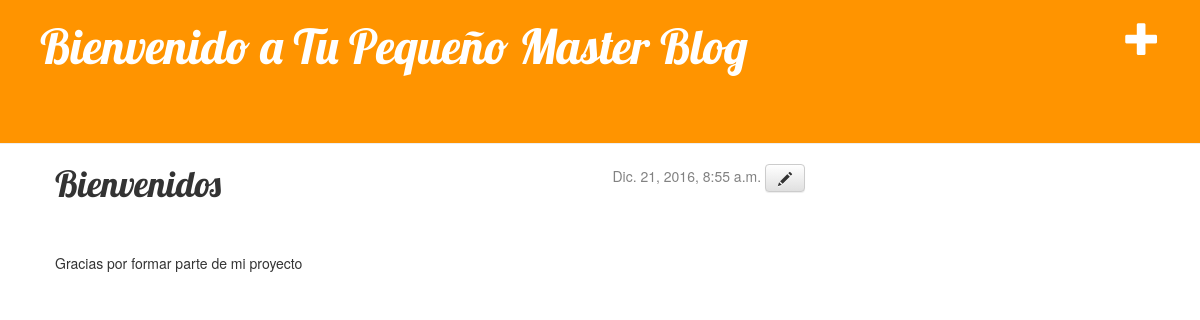
The app's page /post/1/ with its own data.
### blog/models.py (models this page shows, shortened)
class Post(models.Model):
        author = models.ForeignKey('auth.User')
        title = models.CharField(max_length=200)
        text = models.TextField()
        created_date = models.DateTimeField(
                default=timezone.now)
        published_date = models.DateTimeField(
                blank=True, null=True)

### blog/views.py (the view)
# urls.py: url(r'^post/(?P<pk>[0-9]+)/$', views.post_detail),
def post_detail(request, pk):
    post = get_object_or_404(Post, pk=pk)
    return render(request, 'blog/post_detail.html', {'post': post})

### blog/templates/blog/post_detail.html
{% extends 'blog/base.html' %}
{% block content %}
    <div class="date">
        {% if post.published_date %}
            {{ post.published_date }}
        {% endif %}
        <a class="btn btn-default" href="{% url 'post_edit' pk=post.pk %}"><span class="glyphicon glyphicon-pencil"></span></a>
    </div>
        <h1>{{ post.title }}</h1>
        <p>{{ post.text|linebreaksbr }}</p>
    </div>
{% endblock %}

### blog/static/css/blog.css (style rules this page uses)
h1, h2, h3, h4 { font-family: 'Lobster', cursive; }
.date { float: right; color: #828282; }
h1 { margin: 0 0 50px 0; }

### records on screen
Post: published_date "Dic. 21, 2016, 8:55 a.m.", title "Bienvenidos", text "Gracias por formar parte de mi proyecto"
